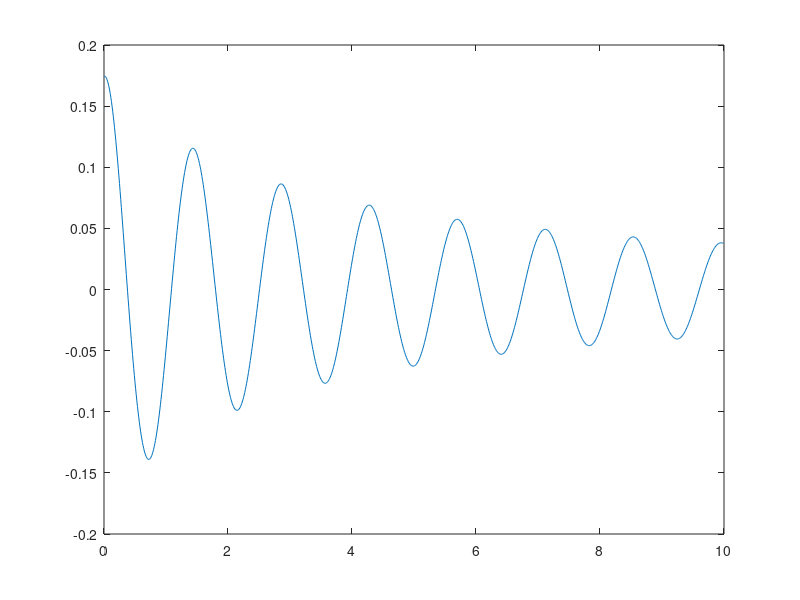
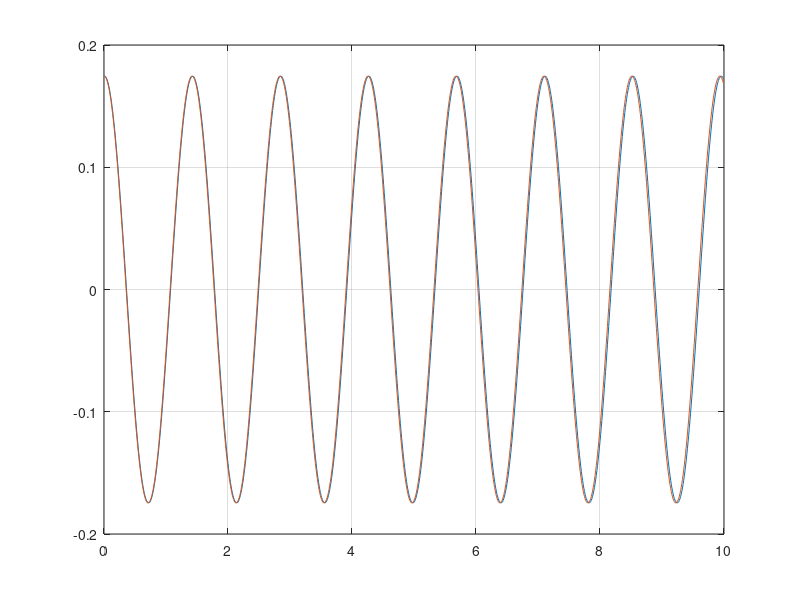

MATLAB code to generate these figures, in order:
%% Problem Parameters

m = 0.1;                % mass in [kg]
angle = 10;             % initial angle in [deg]
th0 = angle*pi/180;     % initial angled converted to [rad]
thv0 = 0.01;            % initial velocity in [rad/s]
L = 0.5;
Area = 0.7854;
rho = 1.183;
Cdrag = 0.47;
g = 9.81;

%% Analytical Solution

wn = sqrt(g/L);                     % natural frequency [rad/s]
Amp = sqrt(th0^2 +(thv0/wn)^2);     % Amplitude [rad]
phi = atan(thv0/(th0*wn));          % Phase angle [rad]
Period = (2*pi)/wn;

% Parameters

dt = 0.01;          % dt < (1/wn)
t = 10;
Niter = floor(t/dt);

tSim = zeros(1, Niter);
thA = zeros(1, Niter);
dthA = zeros(1, Niter);
ddthA = zeros(1, Niter);

for i = 1:Niter
    tSim(i) = (i-1)*dt;
    tNOW = tSim(i);
    
    thA(i) = Amp*cos(wn*tNOW-phi);
    dthA(i) = -Amp*wn*sin(wn*tNOW-phi);
    ddthA(i) = -Amp*wn^2 *cos(wn*tNOW-phi);
end

plot(tSim, thA);

%% Numerical Solution (NO DRAG)

%Initialise

thN = zeros(1, Niter);        %Angle
thVN = zeros(1, Niter);       %Velocity
thAN = zeros(1, Niter);       %Acceleration

thN(1) = th0-dt*thv0;
thN(2) = th0;

thVN(1) = thv0;
thVN(2) = thv0;

%thNEX = thN(2) + dt*(thv0);

for i = 3:Niter
    
    thNOW = thN(i-1);
    thPRE = thN(i-2);
    
    f = @(thNEX)...
        m*L*(thNEX-2*thNOW+thPRE)/(dt^2)...
        +m*g*sin(thNOW);
    
    thNEX = fzero(f, thNOW);  % solve for 0_N+1
    thN(i) = thNEX;           % Angle (theta)
    thVN(i) = (thNEX - thPRE) ./(2.*dt);  %Velocity
    thAN(i) = (thNEX - 2.*thNOW + thPRE) ./(dt.^2);  %acceleration
    
end

NoDrag_thN = thN;
NoDrag_thVN = thVN;
NoDrag_thAN = thAN;

plot(tSim, NoDrag_thN)

%% Numerical Solution (WITH DRAG)

%Initialise

thN = zeros(1, Niter);        %Angle
thVN = zeros(1, Niter);       %Velocity
thAN = zeros(1, Niter);       %Acceleration

thN(1) = th0-dt*thv0;
thN(2) = th0;

thVN(1) = thv0;
thVN(2) = thv0;

Const = 0.5.*Cdrag.*rho.*Area; %For Drag Force
%thNEX = thN(2) + dt*(thv0);

for i = 3:Niter
    
    thNOW = thN(i-1);
    thPRE = thN(i-2);
    
    f = @(thNEX)...
        m*L*(thNEX-2*thNOW+thPRE)/(dt^2)...
        + Const*(L*((thNEX-thPRE)/(2*dt)))^2*sign(thNEX-thPRE)...
        +m*g*sin(thNOW);
    
    thNEX = fzero(f, thNOW);  % solve for 0_N+1
    thN(i) = thNEX;           % Angle (theta)
    thVN(i) = (thNEX - thPRE) ./(2.*dt);  %Velocity
    thAN(i) = (thNEX - 2.*thNOW + thPRE) ./(dt.^2);  %acceleration
    
end

WithDrag_thN = thN;
WithDrag_thVN = thVN;
WithDrag_thAN = thAN;

plot(tSim, WithDrag_thN)

%% Graph Plots

figure;
plot(tSim, NoDrag_thN); hold on;
plot(tSim, thA);
grid on;
